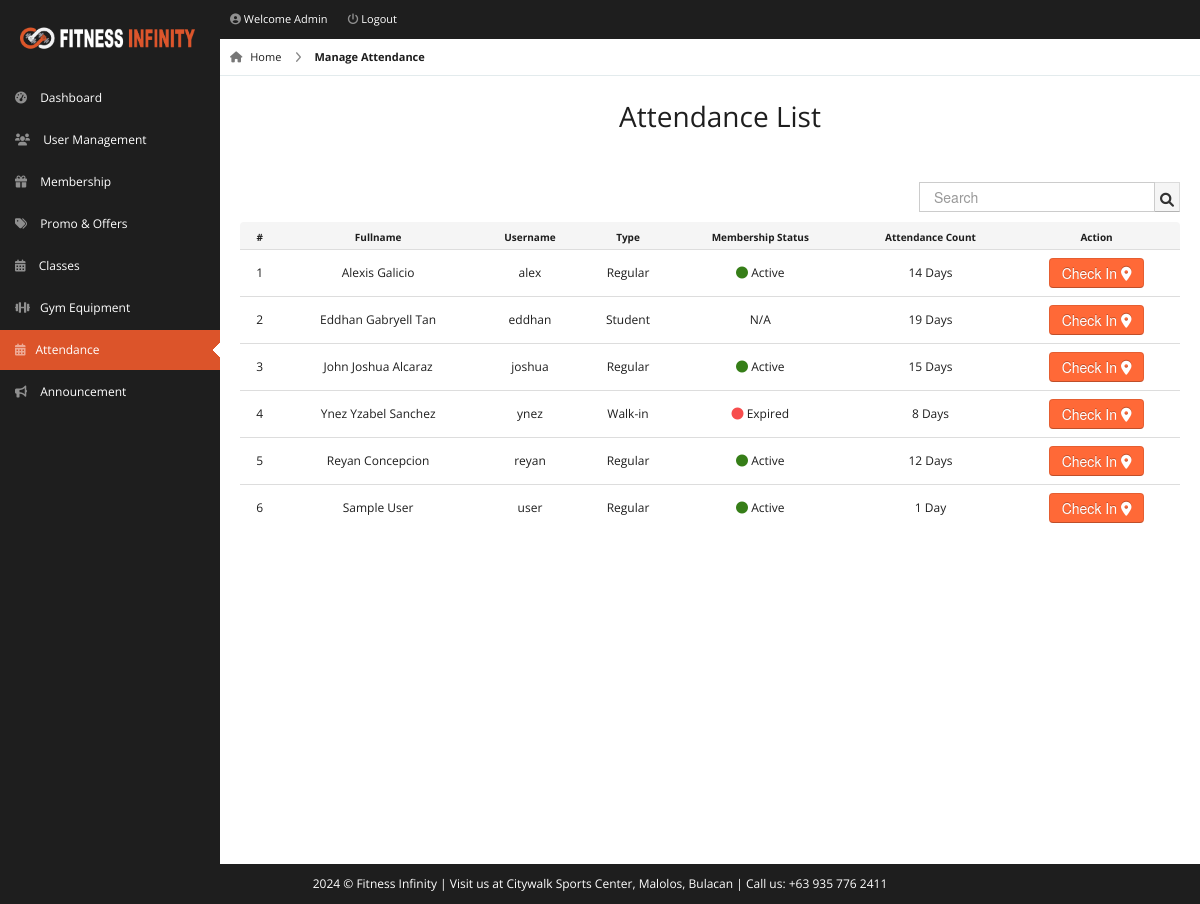
The page /pages/admin/attendance.php (signed in) on the database as committed earlier.
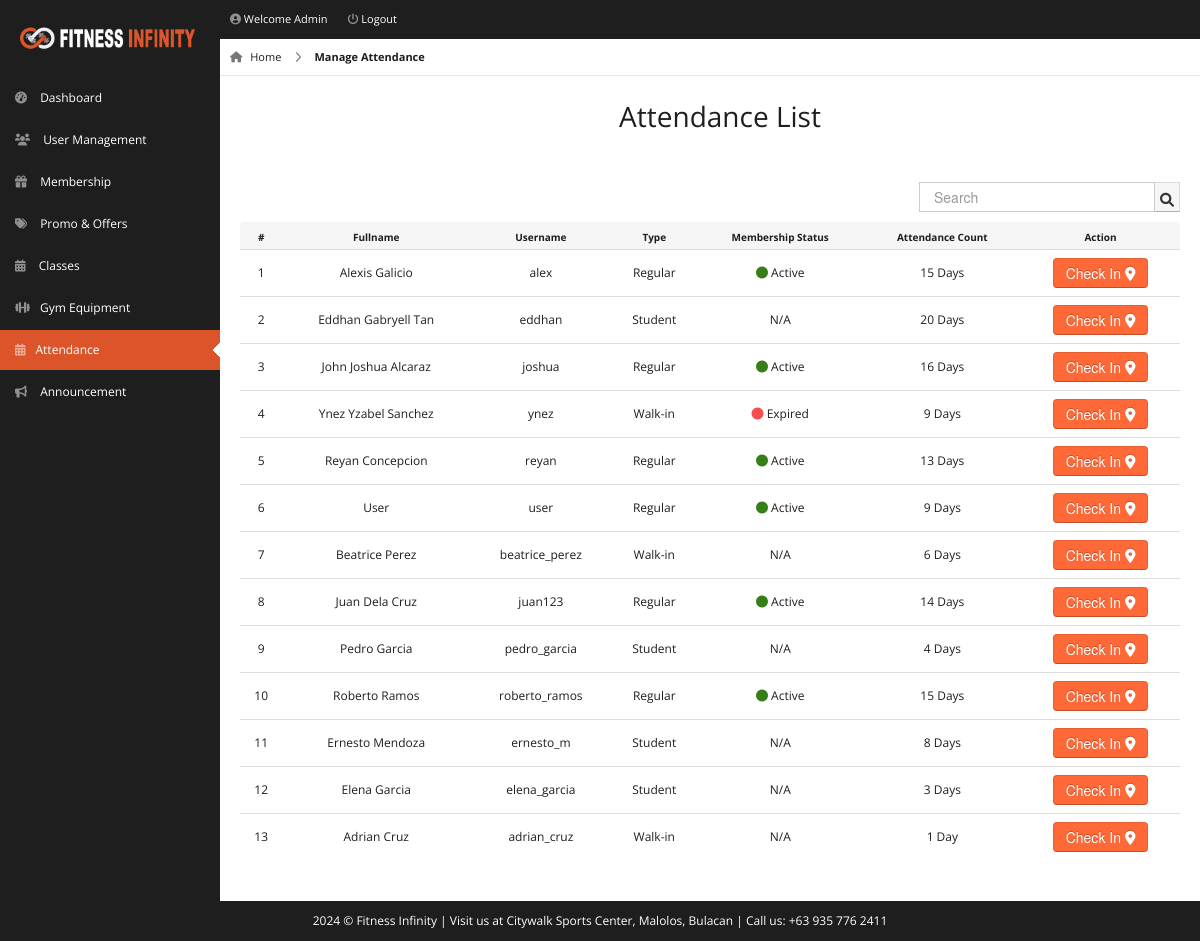
The same page on the database as committed later.
### tables this page shows
CREATE TABLE `members` (
  `user_id` int(11) NOT NULL,
  `fullname` varchar(100) NOT NULL,
  `username` varchar(20) NOT NULL,
  `password` varchar(100) NOT NULL,
  `gender` varchar(20) NOT NULL,
  `amount` decimal(10,2) NOT NULL,
  `address` varchar(150) NOT NULL,
  `contact` varchar(11) NOT NULL,
  `email` varchar(100) NOT NULL,
  `status` varchar(20) NOT NULL,
  `reminder` int(11) NOT NULL DEFAULT 0,
  `membership_start` varchar(20) NOT NULL,
  `membership_end` varchar(20) NOT NULL,
  `type` varchar(50) NOT NULL,
  `attendance_count` int(100) NOT NULL,
  `reset_token_hash` varchar(644) DEFAULT NULL,
  `reset_token_hash_exp_at` datetime DEFAULT NULL
);

### pages/admin/attendance.php (the view, shortened to what this page needs)
<!DOCTYPE html>
<html lang="en">
<head>
  <link rel="stylesheet" href="../../css/bootstrap.min.css" />
  <link rel="stylesheet" href="../../css/bootstrap-responsive.min.css" />
  <link rel="stylesheet" href="../../css/uniform.css" />
  <link rel="stylesheet" href="../../css/select2.css" />
  <link rel="stylesheet" href="../../css/matrix-style.css" />
  <link rel="stylesheet" href="../../css/matrix-media.css" />
  <link rel="stylesheet" href="https://cdnjs.cloudflare.com/ajax/libs/font-awesome/6.0.0/css/all.min.css">
</head>
<body>
  <div id="header">
    <h1><a href="dashboard.html">Fitness Infinity Gym Admin</a></h1>
  </div>
  <?php include 'includes/topheader.php' ?>
  <?php $page = "attendance";
  include 'includes/sidebar.php' ?>
  <div id="content">
    <div id="content-header">
      <div id="breadcrumb"> <a href="index.php" title="Go to Home" class="tip-bottom"><i class="fas fa-home"></i>
          Home</a> <a href="attendance.php" class="current">Manage Attendance</a> </div>
      <h1 class="text-center">Attendance List</i></h1>
    </div>
    <div class="container-fluid">
      <div class="row-fluid">
        <div class="span12">
          <div class='widget-box'>
            <form id="custom-search-form" class="form-search form-horizontal pull-right">
              <div class="input-append span12">
                <input type="text" id="searchInput" class="search-query" placeholder="Search" onkeyup="searchTable()">
                <button type="button" class="btn"><i class="fas fa-search"></i></button>
              </div>
            </form>
            <div class='widget-content nopadding'>
              <table class='table table-bordered table-hover'>
                <thead>
                  <tr>
                    <th>#</th>
                    <th>Fullname</th>
                    <th>Username</th>
                    <th>Type</th>
                    <th>Membership Status</th>
                    <th>Attendance Count</th>
                    <th>Action</th>
                  </tr>
                </thead>
                <?php include "dbcon.php";
                $current_date = date('Y-m-d h:i A');
                $exp_date_time = explode(' ', $current_date);
                $todays_date = $exp_date_time['0'];
                $qry = "SELECT * FROM members";
                $result = mysqli_query($con, $qry);
                $cnt = 1;
                while ($row = mysqli_fetch_array($result)) { ?>
                  <tbody>
                    <td>
                      <div class='text-center'><?php echo $cnt; ?></div>
                    </td>
                    <td>
                      <div class='text-center'><?php echo $row['fullname']; ?></div>
                    </td>
                    <td>
                      <div class='text-center'><?php echo $row['username']; ?></div>
                    </td>
                    <td>
                      <div class='text-center'><?php echo $row['type']; ?></div>
                    </td>
                    <td>
                      <div class='text-center'>
                        <?php
                        if ($row['status'] == 'Active') {
                          echo '<i class="fas fa-circle" style="color:#367E18;"></i> Active';
                        } else if ($row['status'] == 'Expired') {
                          echo '<i class="fas fa-circle" style="color:#f74d4d;"></i> Expired';
                        } else if ($row['status'] == 'Pending') {
                          echo '<i class="fas fa-circle" style="color:#FF9A00;"></i> Pending';
                        } else {
                          echo $row['status'];
                        } ?>
                      </div>
                    </td>
                    <td>
                      <div class='text-center'>
                        <?php if ($row['attendance_count'] == 1) {
                          echo $row['attendance_count'] . ' Day';
                        } else if ($row['attendance_count'] == '0') {
                          echo 'None';
                        } else {
                          echo $row['attendance_count'] . ' Days';
                        } ?>
                      </div>
                    </td>
                    <?php
                    $qry = "SELECT * FROM attendance WHERE curr_date = '$todays_date' AND user_id = '" . $row['user_id'] . "'";
                    $res = $con->query($qry);
                    $row_exist = mysqli_fetch_array($res);
                    if ($row_exist) {
                      $curr_date = $row_exist['curr_date'];
                    } else {
                      $curr_date = '';
                    }
                    if ($curr_date == $todays_date) {
                      ?>
                      <td>
                        <div class='text-center'><span class="label label-inverse"><?php echo $row_exist['curr_date']; ?>
                            <?php echo $row_exist['curr_time']; ?></span></div>
                        <div class='text-center'><a
                            href='actions/delete-attendance.php?id=<?php echo $row['user_id']; ?>'><button
                              class='btn btn-inverse'>Check Out <i class='fas fa-clock'></i></button> </a></div>
                      </td>
                    <?php } else {
                      ?>
                      <td>
                        <div class='text-center'><a
                            href='actions/check-attendance.php?id=<?php echo $row['user_id']; ?>'><button
                              class='btn btn-primary'>Check In <i class='fas fa-map-marker-alt'></i></button> </a></div>
                      </td>
                    <?php }
                    ?>
                  </tbody>
                  <?php $cnt++;
                } ?>
              </table>
            </div>
          </div>
        </div>
      </div>
    </div>
  </div>
  <div class="row-fluid">
    <div id="footer" class="span12"> <?php echo date("Y"); ?> &copy; Fitness Infinity | Visit us at Citywalk Sports
      Center, Malolos, Bulacan | Call us: +63 935 776 2411</a> </div>
  </div>
</body>
</html>

### pages/admin/includes/topheader.php
<div id="user-nav" class="navbar navbar-inverse">
  <ul class="nav right">
    <li class=""><a title="" href="index.php"><i class="fas fa-user-circle"></i> <span class="text">Welcome Admin</span></a>
    </li>
    <li class=""><a title="" href="../logout.php"><i class="fas fa-power-off"></i> <span class="text">Logout</span></a>
    </li>
  </ul>
</div>

### pages/admin/includes/sidebar.php (shortened to what this page needs)
<div id="sidebar"><a href="#" class="visible-phone"><i class="fas fa-home"></i> Dashboard</a>
  <ul>
    <li class="<?php if ($page == 'dashboard') {echo 'active';} ?>"><a href="index.php"><i class="fas fa-tachometer-alt"></i> <span>Dashboard</span></a> </li>
    <li class="<?php if ($page == 'user-management') {echo 'submenu active';} else {echo 'submenu';} ?>"> <a href="#"><i class="fas fa-users"></i> <span>User Management</span></a>
    </li>
    <li class="<?php if ($page == 'member-status') {echo 'active';} ?>"><a href="member-status.php"><i class="fas fa-gift"></i> <span> Membership</span></a></li>
    <li class="<?php if ($page == 'promo-offers') {echo 'active';} ?>"><a href="promo-offers.php"><i class="fas fa-tags"></i> <span> Promo & Offers</span></a></li>
    <li class="<?php if ($page == 'classes') {echo 'active';} ?>"><a href="classes.php"><i class="fas fa-calendar-alt"></i> <span> Classes</span></a></li>
    <li class="<?php if ($page == 'equipment') {echo 'active';} ?>"><a href="equipment.php"><i class="fas fa-dumbbell"></i><span>Gym Equipment</span></a></li>
    <li class="<?php if ($page == 'attendance') {echo 'active';} ?>"><a href="attendance.php"><i class="fas fa-calendar-alt"></i><span>Attendance</span></a></li>
    <li class="<?php if ($page == 'announcement') {echo 'active';} ?>"><a href="announcement.php"><i class="fas fa-bullhorn"></i> <span>Announcement</span></a></li>
  </ul>
</div>

### css/matrix-media.css (style rules this page uses)
body { background: #1e1e1e; }
#header { background-color: #1e1e1e; margin-top: 10px; }
#sidebar>ul>li { border-top: 1px solid #1e1e1e; border-bottom: 1px solid #1e1e1e; }
#sidebar>ul>li.active { background-color: #DC542A; border-bottom: 1px solid #1e1e1e; border-top: 1px solid #1e1e1e; }
#sidebar>ul>li.active a { color: #fff; text-decoration: none; }

Rows that differ between the two databases and show on the page:
changed members "Alexis Galicio": attendance_count "14" → "15"
changed members "Eddhan Gabryell Tan": attendance_count "19" → "20"
changed members "John Joshua Alcaraz": attendance_count "15" → "16"
changed members "Ynez Yzabel Sanchez": attendance_count "8" → "9"
changed members "Reyan Concepcion": attendance_count "12" → "13"
changed members "user": fullname "Sample User" → "User"; attendance_count "1" → "9"; attendance_count "Day" → "Days"
added members: fullname "Beatrice Perez", username "beatrice_perez", type "Walk-in", status "N/A", attendance_count "6"
added members: fullname "Juan Dela Cruz", username "juan123", type "Regular", status "Active" (drawn), attendance_count "14"
added members: fullname "Pedro Garcia", username "pedro_garcia", type "Student", status "N/A", attendance_count "4"
added members: fullname "Roberto Ramos", username "roberto_ramos", type "Regular", status "Active" (drawn), attendance_count "15"
added members: fullname "Ernesto Mendoza", username "ernesto_m", type "Student", status "N/A", attendance_count "8"
added members: fullname "Elena Garcia", username "elena_garcia", type "Student", status "N/A", attendance_count "3"
added members: fullname "Adrian Cruz", username "adrian_cruz", type "Walk-in", status "N/A", attendance_count "1"
